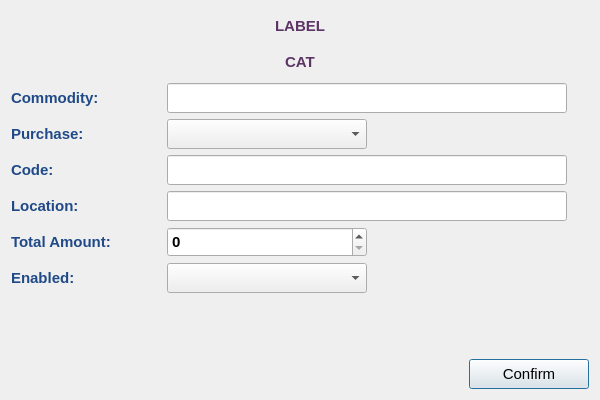
<?xml version="1.0" encoding="UTF-8"?>
<ui version="4.0">
 <class>Commodity::AddEdit</class>
 <widget class="QDialog" name="Commodity::AddEdit">
  <property name="geometry">
   <rect>
    <x>0</x>
    <y>0</y>
    <width>600</width>
    <height>400</height>
   </rect>
  </property>
  <property name="minimumSize">
   <size>
    <width>600</width>
    <height>400</height>
   </size>
  </property>
  <property name="maximumSize">
   <size>
    <width>600</width>
    <height>400</height>
   </size>
  </property>
  <property name="font">
   <font>
    <family>Tahoma</family>
    <pointsize>11</pointsize>
   </font>
  </property>
  <property name="windowTitle">
   <string>Commodity</string>
  </property>
  <property name="windowIcon">
   <iconset resource="../../../../../image.qrc">
    <normaloff>:/Image/comm1.png</normaloff>:/Image/comm1.png</iconset>
  </property>
  <layout class="QVBoxLayout" name="verticalLayout">
   <item>
    <widget class="QLabel" name="titrLbl">
     <property name="minimumSize">
      <size>
       <width>200</width>
       <height>30</height>
      </size>
     </property>
     <property name="maximumSize">
      <size>
       <width>16777215</width>
       <height>30</height>
      </size>
     </property>
     <property name="font">
      <font>
       <family>Tahoma</family>
       <pointsize>11</pointsize>
       <weight>75</weight>
       <bold>true</bold>
      </font>
     </property>
     <property name="styleSheet">
      <string notr="true">color: rgb(92, 53, 102);</string>
     </property>
     <property name="text">
      <string>LABEL</string>
     </property>
     <property name="alignment">
      <set>Qt::AlignCenter</set>
     </property>
    </widget>
   </item>
   <item>
    <widget class="QLabel" name="catLbl">
     <property name="minimumSize">
      <size>
       <width>200</width>
       <height>30</height>
      </size>
     </property>
     <property name="maximumSize">
      <size>
       <width>16777215</width>
       <height>30</height>
      </size>
     </property>
     <property name="font">
      <font>
       <family>Tahoma</family>
       <pointsize>11</pointsize>
       <weight>75</weight>
       <bold>true</bold>
      </font>
     </property>
     <property name="styleSheet">
      <string notr="true">color: rgb(92, 53, 102);</string>
     </property>
     <property name="text">
      <string>CAT</string>
     </property>
     <property name="alignment">
      <set>Qt::AlignCenter</set>
     </property>
    </widget>
   </item>
   <item>
    <layout class="QHBoxLayout" name="horizontalLayout">
     <item>
      <widget class="QLabel" name="label_2">
       <property name="minimumSize">
        <size>
         <width>150</width>
         <height>30</height>
        </size>
       </property>
       <property name="maximumSize">
        <size>
         <width>16777215</width>
         <height>30</height>
        </size>
       </property>
       <property name="font">
        <font>
         <pointsize>11</pointsize>
         <weight>75</weight>
         <bold>true</bold>
        </font>
       </property>
       <property name="styleSheet">
        <string notr="true">color: rgb(32, 74, 135);</string>
       </property>
       <property name="text">
        <string>Commodity:</string>
       </property>
      </widget>
     </item>
     <item>
      <widget class="QLineEdit" name="commLE">
       <property name="minimumSize">
        <size>
         <width>400</width>
         <height>30</height>
        </size>
       </property>
       <property name="maximumSize">
        <size>
         <width>400</width>
         <height>30</height>
        </size>
       </property>
       <property name="font">
        <font>
         <pointsize>11</pointsize>
         <weight>75</weight>
         <bold>true</bold>
        </font>
       </property>
       <property name="layoutDirection">
        <enum>Qt::RightToLeft</enum>
       </property>
      </widget>
     </item>
     <item>
      <spacer name="horizontalSpacer">
       <property name="orientation">
        <enum>Qt::Horizontal</enum>
       </property>
       <property name="sizeHint" stdset="0">
        <size>
         <width>40</width>
         <height>20</height>
        </size>
       </property>
      </spacer>
     </item>
    </layout>
   </item>
   <item>
    <layout class="QHBoxLayout" name="horizontalLayout_2">
     <item>
      <widget class="QLabel" name="label_3">
       <property name="minimumSize">
        <size>
         <width>150</width>
         <height>30</height>
        </size>
       </property>
       <property name="maximumSize">
        <size>
         <width>16777215</width>
         <height>30</height>
        </size>
       </property>
       <property name="font">
        <font>
         <pointsize>11</pointsize>
         <weight>75</weight>
         <bold>true</bold>
        </font>
       </property>
       <property name="styleSheet">
        <string notr="true">color: rgb(32, 74, 135);</string>
       </property>
       <property name="text">
        <string>Purchase:</string>
       </property>
      </widget>
     </item>
     <item>
      <widget class="QComboBox" name="purCB">
       <property name="minimumSize">
        <size>
         <width>200</width>
         <height>30</height>
        </size>
       </property>
       <property name="maximumSize">
        <size>
         <width>200</width>
         <height>30</height>
        </size>
       </property>
       <property name="font">
        <font>
         <pointsize>11</pointsize>
         <weight>75</weight>
         <bold>true</bold>
        </font>
       </property>
      </widget>
     </item>
     <item>
      <spacer name="horizontalSpacer_2">
       <property name="orientation">
        <enum>Qt::Horizontal</enum>
       </property>
       <property name="sizeHint" stdset="0">
        <size>
         <width>40</width>
         <height>20</height>
        </size>
       </property>
      </spacer>
     </item>
    </layout>
   </item>
   <item>
    <layout class="QHBoxLayout" name="horizontalLayout_3">
     <item>
      <widget class="QLabel" name="label_4">
       <property name="minimumSize">
        <size>
         <width>150</width>
         <height>30</height>
        </size>
       </property>
       <property name="maximumSize">
        <size>
         <width>16777215</width>
         <height>30</height>
        </size>
       </property>
       <property name="font">
        <font>
         <pointsize>11</pointsize>
         <weight>75</weight>
         <bold>true</bold>
        </font>
       </property>
       <property name="styleSheet">
        <string notr="true">color: rgb(32, 74, 135);</string>
       </property>
       <property name="text">
        <string>Code:</string>
       </property>
      </widget>
     </item>
     <item>
      <widget class="QLineEdit" name="codeLE">
       <property name="minimumSize">
        <size>
         <width>400</width>
         <height>30</height>
        </size>
       </property>
       <property name="maximumSize">
        <size>
         <width>400</width>
         <height>30</height>
        </size>
       </property>
       <property name="font">
        <font>
         <pointsize>11</pointsize>
         <weight>75</weight>
         <bold>true</bold>
        </font>
       </property>
      </widget>
     </item>
     <item>
      <spacer name="horizontalSpacer_3">
       <property name="orientation">
        <enum>Qt::Horizontal</enum>
       </property>
       <property name="sizeHint" stdset="0">
        <size>
         <width>40</width>
         <height>20</height>
        </size>
       </property>
      </spacer>
     </item>
    </layout>
   </item>
   <item>
    <layout class="QHBoxLayout" name="horizontalLayout_4">
     <item>
      <widget class="QLabel" name="label_5">
       <property name="minimumSize">
        <size>
         <width>150</width>
         <height>30</height>
        </size>
       </property>
       <property name="maximumSize">
        <size>
         <width>16777215</width>
         <height>30</height>
        </size>
       </property>
       <property name="font">
        <font>
         <pointsize>11</pointsize>
         <weight>75</weight>
         <bold>true</bold>
        </font>
       </property>
       <property name="styleSheet">
        <string notr="true">color: rgb(32, 74, 135);</string>
       </property>
       <property name="text">
        <string>Location:</string>
       </property>
      </widget>
     </item>
     <item>
      <widget class="QLineEdit" name="locLE">
       <property name="minimumSize">
        <size>
         <width>400</width>
         <height>30</height>
        </size>
       </property>
       <property name="maximumSize">
        <size>
         <width>400</width>
         <height>30</height>
        </size>
       </property>
       <property name="font">
        <font>
         <pointsize>11</pointsize>
         <weight>75</weight>
         <bold>true</bold>
        </font>
       </property>
       <property name="layoutDirection">
        <enum>Qt::RightToLeft</enum>
       </property>
      </widget>
     </item>
     <item>
      <spacer name="horizontalSpacer_4">
       <property name="orientation">
        <enum>Qt::Horizontal</enum>
       </property>
       <property name="sizeHint" stdset="0">
        <size>
         <width>40</width>
         <height>20</height>
        </size>
       </property>
      </spacer>
     </item>
    </layout>
   </item>
   <item>
    <layout class="QHBoxLayout" name="horizontalLayout_5">
     <item>
      <widget class="QLabel" name="label_6">
       <property name="minimumSize">
        <size>
         <width>150</width>
         <height>30</height>
        </size>
       </property>
       <property name="maximumSize">
        <size>
         <width>16777215</width>
         <height>30</height>
        </size>
       </property>
       <property name="font">
        <font>
         <pointsize>11</pointsize>
         <weight>75</weight>
         <bold>true</bold>
        </font>
       </property>
       <property name="styleSheet">
        <string notr="true">color: rgb(32, 74, 135);</string>
       </property>
       <property name="text">
        <string>Total Amount:</string>
       </property>
      </widget>
     </item>
     <item>
      <widget class="QSpinBox" name="totalSB">
       <property name="minimumSize">
        <size>
         <width>200</width>
         <height>30</height>
        </size>
       </property>
       <property name="maximumSize">
        <size>
         <width>200</width>
         <height>30</height>
        </size>
       </property>
       <property name="font">
        <font>
         <pointsize>11</pointsize>
         <weight>75</weight>
         <bold>true</bold>
        </font>
       </property>
       <property name="maximum">
        <number>10000</number>
       </property>
      </widget>
     </item>
     <item>
      <spacer name="horizontalSpacer_5">
       <property name="orientation">
        <enum>Qt::Horizontal</enum>
       </property>
       <property name="sizeHint" stdset="0">
        <size>
         <width>40</width>
         <height>20</height>
        </size>
       </property>
      </spacer>
     </item>
    </layout>
   </item>
   <item>
    <layout class="QHBoxLayout" name="horizontalLayout_7">
     <item>
      <widget class="QLabel" name="label_7">
       <property name="minimumSize">
        <size>
         <width>150</width>
         <height>30</height>
        </size>
       </property>
       <property name="maximumSize">
        <size>
         <width>16777215</width>
         <height>30</height>
        </size>
       </property>
       <property name="font">
        <font>
         <pointsize>11</pointsize>
         <weight>75</weight>
         <bold>true</bold>
        </font>
       </property>
       <property name="styleSheet">
        <string notr="true">color: rgb(32, 74, 135);</string>
       </property>
       <property name="text">
        <string>Enabled:</string>
       </property>
      </widget>
     </item>
     <item>
      <widget class="QComboBox" name="enCB">
       <property name="minimumSize">
        <size>
         <width>200</width>
         <height>30</height>
        </size>
       </property>
       <property name="maximumSize">
        <size>
         <width>200</width>
         <height>30</height>
        </size>
       </property>
       <property name="font">
        <font>
         <pointsize>11</pointsize>
         <weight>75</weight>
         <bold>true</bold>
        </font>
       </property>
      </widget>
     </item>
     <item>
      <spacer name="horizontalSpacer_7">
       <property name="orientation">
        <enum>Qt::Horizontal</enum>
       </property>
       <property name="sizeHint" stdset="0">
        <size>
         <width>40</width>
         <height>20</height>
        </size>
       </property>
      </spacer>
     </item>
    </layout>
   </item>
   <item>
    <spacer name="verticalSpacer">
     <property name="orientation">
      <enum>Qt::Vertical</enum>
     </property>
     <property name="sizeHint" stdset="0">
      <size>
       <width>20</width>
       <height>40</height>
      </size>
     </property>
    </spacer>
   </item>
   <item>
    <layout class="QHBoxLayout" name="horizontalLayout_6">
     <item>
      <spacer name="horizontalSpacer_6">
       <property name="orientation">
        <enum>Qt::Horizontal</enum>
       </property>
       <property name="sizeHint" stdset="0">
        <size>
         <width>40</width>
         <height>20</height>
        </size>
       </property>
      </spacer>
     </item>
     <item>
      <widget class="QPushButton" name="okBtn">
       <property name="minimumSize">
        <size>
         <width>120</width>
         <height>30</height>
        </size>
       </property>
       <property name="maximumSize">
        <size>
         <width>120</width>
         <height>30</height>
        </size>
       </property>
       <property name="font">
        <font>
         <pointsize>11</pointsize>
        </font>
       </property>
       <property name="text">
        <string>Confirm</string>
       </property>
      </widget>
     </item>
    </layout>
   </item>
  </layout>
 </widget>
 <resources>
  <include location="../../../../../image.qrc"/>
 </resources>
 <connections/>
</ui>
